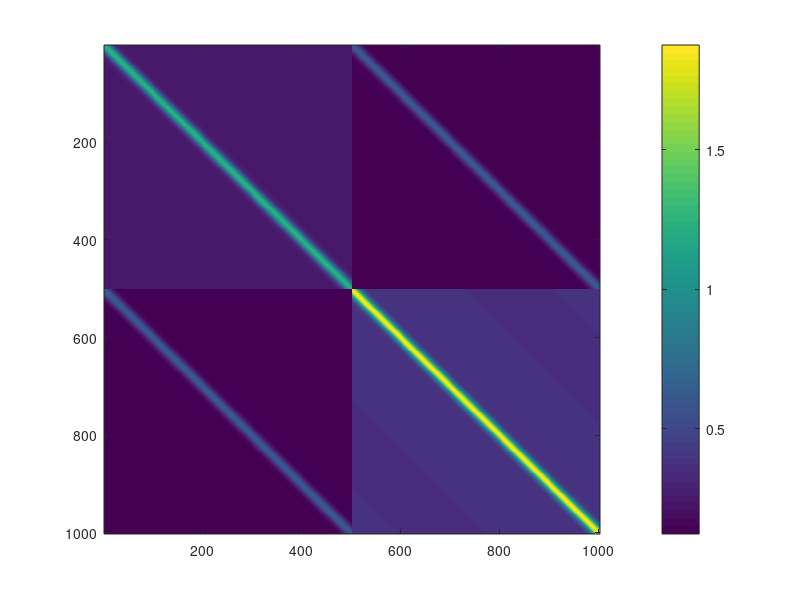
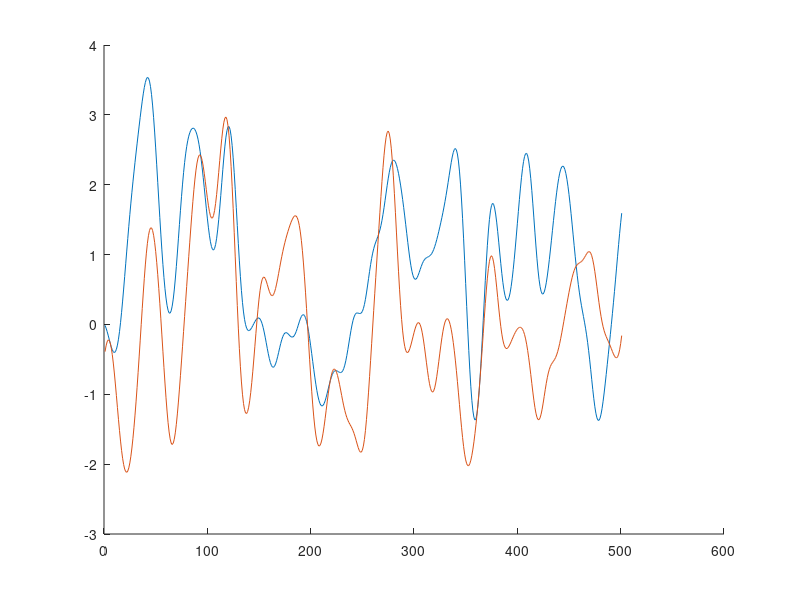

Recreate these plots in MATLAB, in order.
%% GP sampling.
%% Clean
close all; clear all; clc;

%% Prepare kernel functions
Ksq = @(x,y,s,l) s*s*exp(-(x-y)^2/(2*l*l));
Ksin = @(x,y,s,l, p) s*s*exp(-2*sin(pi*(x-y)/p)^2/(l*l));

s1 = 1;
l1 = 0.1;
k1 = @(x,y) Ksq(x,y,s1,l1);

s2 = 0.5;
l2 = 10;
p2 = 2*pi;
k2 = @(x,y) Ksin(x,y,s2,l2, p2);


%% Sampling space
X = 0:0.01:5;
n = length(X);

%% Compute kernel
B1 = [1 0.5; 0.5 1.5];

K1 = [];
for i=1:n
    for j =1:n
        K1(i,j) = k1(X(i),X(j));
    end
end

B2 = [1 0.5; 0.5 1.5]
K2 = [];
for i=1:n
    for j =1:n
        K2(i,j) = k2(X(i),X(j));
    end
end


K = kron(B1,K1) + kron(B2,K2);

figure(1);
imagesc(K);
colorbar;


%% Sample
figure;
hold on;
u = randn(n*2,1);
% L  = chol(K); not very stable numerically 
[A S D] = svd(K);
L = A*sqrt(S);
F = L*u;
F = reshape(F,[n,2]);
plot(F(:,1));
plot(F(:,2));
